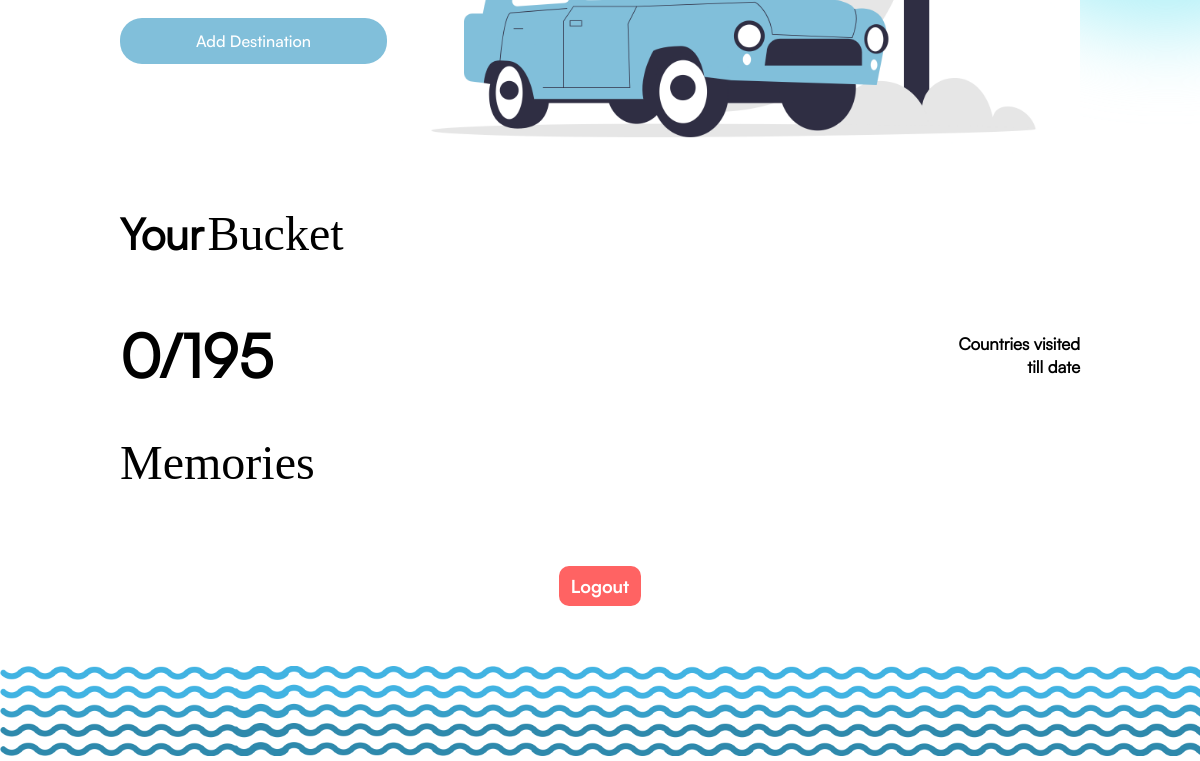
The app's page /home (signed in, lower part), older data.
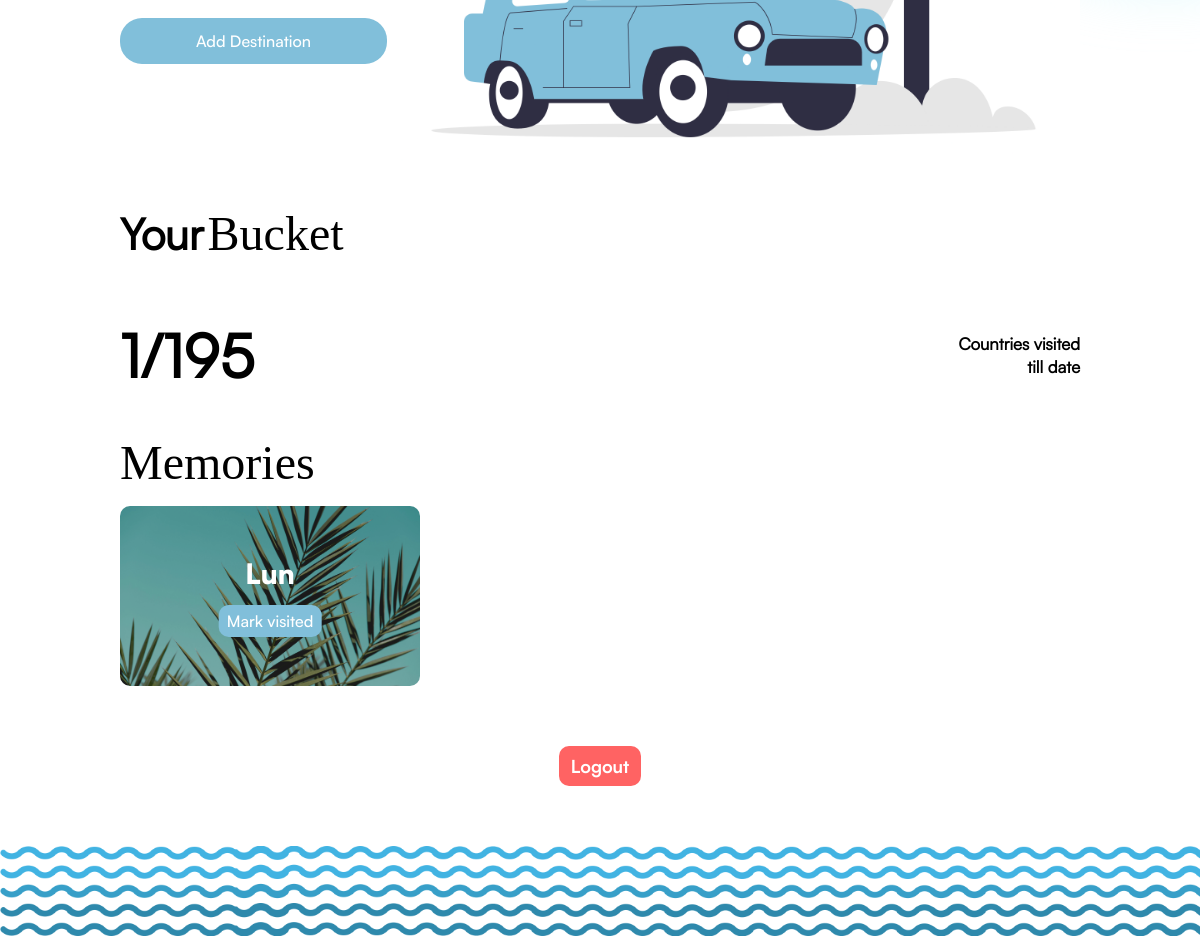
The same page, newer data.
### app.py (models this page shows)
class City(db.Model):
    id = db.Column(db.Integer, primary_key=True)
    name = db.Column(db.String(100), nullable=False)
    latitude = db.Column(db.Float, nullable=False)
    detail=db.Column(db.String(400), nullable=True)
    longitude = db.Column(db.Float, nullable=False)
    visited = db.Column(db.Boolean, default=False)
    user_id = db.Column(db.Integer, db.ForeignKey('user.id'), nullable=False)

### app.py (the view)
@app.route('/home', methods=['GET', 'POST'])
@login_required
def home():
    cities=City.query.filter_by(user_id=current_user.id).all()
    visited_countries = len(set(city.name.split(",")[-1] for city in cities if city.visited))
    total_countries = 195
    return render_template('home.html',cities=cities, visited_count=visited_countries, total_count=total_countries,current_user=current_user)

### app.py (called while the page is built)
@login_manager.user_loader
def load_user(user_id):
    return User.query.get(int(user_id))

@app.before_request
def create_tables():
    db.create_all()

### templates/home.html (shortened to what this page needs)
<!DOCTYPE html>
<html lang="en">
  <head>
    <link
      rel="stylesheet"
      href="https://cdn.jsdelivr.net/npm/locomotive-scroll@3.5.4/dist/locomotive-scroll.css"
    />
    <link
      rel="stylesheet"
      href="https://unpkg.com/leaflet@1.7.1/dist/leaflet.css"
    />
    <link rel="stylesheet" href="../static/css/home.css" />
  </head>
  <body>
    <div class="main">
      <div class="add">
        <form action="/add" method="POST">
          <button type="submit">Add Destination</button>
        </form>
        <img src="../static/Images/six.png" alt="" />
      </div>
      <div id="locations" class="location">
        <div class="sub-heading">
          <h3>Your <span> Bucket</span></h3>
        </div>
        <div class="goal">
          <div class="left">
            <h3>{{visited_count}}/{{total_count}}</h3>
          </div>
          <div class="right">
            <p>Countries visited <br />till date</p>
          </div>
        </div>
        <div class="sub-heading">
          <h3><span>Memories</span></h3>
        </div>
        <ul class="city-list">
          {% for city in cities %} {% if city.visited %} {% set image_index =
          loop.index0 % 6 + 1 %}
          <li>
            <img src="../static/Images/bucket{{ image_index }}.jpg" alt="" />
            <div class="data">
              <a href="/{{ city.id }}"> {{ city.name.split(",")[0] }}</a>
              <button onclick="visitCity('{{ city.id }}')">Mark visited</button>
            </div>
          </li>
          {% endif %} {% endfor %}
        </ul>
      </div>
      <div class="bottom-logout">
        <a href="{{ url_for('logout') }}"
          ><button class="logout">Logout</button></a
        >
      </div>
      <img class="bottom" src="../static/Images/wave.png" alt="" />
    </div>
  </body>
</html>

### static/css/home.css (style rules this page uses)
* { margin: 0; padding: 0; box-sizing: border-box; font-family: "Satoshi-Regular"; }
html, body { width: 100%; height: 100%; overflow-x: hidden; }
a { text-decoration: none; }
.logout { display: flex; justify-content: center; align-items: center; height: 32px; border-radius: 10px; outline: none; border: none; color: white; background: #ff6363; font-size: 18px; font-family: "Satoshi-Bold"; cursor: pointer; padding: 20px 12px; }
.add { width: 80%; margin: 0 auto; display: flex; justify-content: space-between; align-items: center; position: relative; }
.add form { width: 50%; display: flex; flex-direction: column; gap: 20px; position: relative; }
.add form button { height: 46px; border-radius: 22px; outline: none; border: none; color: white; background: #81bfda; font-size: 16px; font-family: "Satoshi-Medium"; cursor: pointer; }
.add img { height: 60vh; }
.location { width: 80%; margin: 20px auto; }
.location ul { display: grid; grid-template-columns: 25vw 25vw 25vw; justify-content: space-between; row-gap: 2.5vw; }
.city-list { margin-bottom: 1vh; }
.location .city-list li { position: relative; display: flex; flex-direction: column; justify-content: center; overflow: hidden; height: 15vw; border-radius: 10px; font-size: 16px; }
.location li img { filter: blur(0.2px); object-fit: cover; z-index: -2; height: 15vw; filter: brightness(75%); }
.location li .data { position: absolute; display: flex; flex-direction: column; align-items: center; justify-content: center; transform: translate(-50%, -50%); top: 50%; left: 50%; gap: 12px; }
.location li .data a { color: white; font-family: "Satoshi-Black"; font-size: 28px; text-align: center; }
.location button { display: flex; justify-content: center; align-items: center; height: 32px; border-radius: 10px; outline: none; border: none; color: white; background: #81bfda; font-size: 16px; font-family: "Satoshi-Medium"; cursor: pointer; padding: 8px; z-index: 5; }
.sub-heading { display: flex; align-items: center; }
.goal { position: relative; margin: 3vw 0 2vw; display: flex; justify-content: space-between; }
.goal .left { display: flex; align-items: center; gap: 2vw; }
.goal .right { display: flex; align-items: center; text-align: right; font-size: 1.4vw; font-weight: 700; }
.goal h3 { font-size: 5vw; }
.sub-heading h3 { font-size: 3.6vw; display: flex; align-items: center; margin: 2vh 0; gap: 4px; }
.sub-heading h3 span { font-family: "AppleGaramound-Italic"; font-weight: 200; font-size: 4vw; }
.bottom-logout { width: 80%; margin: 5vw auto; }
.bottom-logout a { display: flex; justify-content: center; }
.bottom { height: 90px; }

Row changes from the older to the newer data that the page shows:
now on this page (row edited): City: visited True (drawn), name "Lun"
Text that changed along with them:
{{ visited_count }}: "0" → "1"
